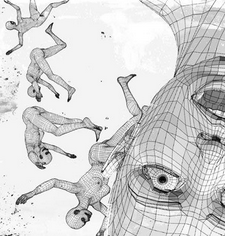
//> input picture Fundamentos_y_Sistemas_Intrligentes_en_Vision/i72cascm_P4/image.png, 225 x 236 px
$ ./P4repaso2 image.png   (built with g++ and OpenCV 4)
//> lines starting //> are read from the running program, lines starting //| are printed output that depends on the picture
//<>

#include <opencv2/core/core.hpp>
#include <opencv2/highgui/highgui.hpp>
#include <iostream>

void applyGradient(const cv::Mat resultX, const cv::Mat resultY, cv::Mat output){

    for(int y=0;y<output.rows;y++){
        for(int x=0;x<output.cols;x++){
            float Grx = resultX.at<float>(y,x);
            float Gry = resultY.at<float>(y,x);
            output.at<float>(y,x) = sqrt(pow(Grx,2)+pow(Gry,2));
        }
    }

}

void applyKernel(const cv::Mat &input, cv::Mat &output, const cv::Mat kernel){

    int size = kernel.cols;

    for(int y=0;y<input.rows;y++){
        for(int x=0;x<input.cols;x++){
            float value = 0.0;
            for(int j=((size*-1)+(size/2)+1);j<(size-(size/2));j++){
                for(int i=((size*-1)+(size/2)+1);i<(size-(size/2));i++){
                    if((y+j>=0) && (x+i>=0) && (y+j<input.rows) && (x+i<input.cols)){
                        value += input.at<float>(y+j,x+i)*kernel.at<float>(j+(size/2),i+(size/2));
                    }
                }
            }
            output.at<float>(y,x) = value;
        }
    }

}

int main(int argc, char **argv){

    if(argc != 2){
        std::cerr<<"nº args invalido"<<std::endl;
        return 0;
    }

    try{

        cv::Mat original = cv::imread(argv[1],cv::IMREAD_GRAYSCALE);
//> original is the input picture: 236 rows x 225 cols, CV_8UC1; min 0, max 255, mean 210.5
        cv::Mat input;
        original.convertTo(input,CV_32FC1);
        cv::Mat resultX;
        resultX = input.clone();
        cv::Mat resultY;
        resultY = input.clone();

        float sobelX[] = {-1, 0 ,1,
                          -2, 0 ,2,
                          -1, 0 ,1};

        float sobelY[] = {1, 2, 1,
                          0, 0, 0,
                         -1, -2, -1};

        cv::Mat kernelX(3,3,CV_32FC1,sobelX);
        cv::Mat kernelY(3,3,CV_32FC1,sobelY);

        cv::Mat output = input.clone();

        applyKernel(input,resultX,kernelX);
//> after the loop in applyKernel, `for(int y=0;y<input.rows;y++)`:
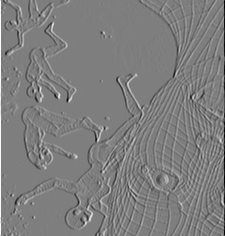
//> output: 236 rows x 225 cols, CV_32FC1; min -1002, max 1015, mean -1; drawn with min black and max white
        applyKernel(input,resultY,kernelY);
//> after the loop in applyKernel (call 2), `for(int y=0;y<input.rows;y++)`:
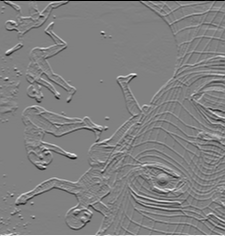
//> output: 236 rows x 225 cols, CV_32FC1; min -1020, max 994, mean 0.4; drawn with min black and max white
        applyGradient(resultX,resultY,output);
//> after the loop in applyGradient, `for(int y=0;y<output.rows;y++)`:
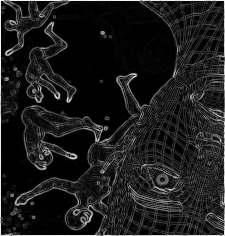
//> output: 236 rows x 225 cols, CV_32FC1; min 0, max 1049.4, mean 118.5; drawn with min black and max white

        cv::Mat normalized = input.clone();
        cv::normalize(output,normalized,100,cv::NORM_MINMAX);

        cv::imshow("result",normalized);
        //cv::imshow("original",original);

        cv::waitKey(0);

    }catch(std::exception &ex){
        std::cout<<ex.what()<<std::endl;
    }

}
